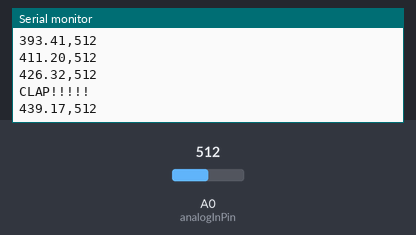
Simulated run of this sketch. Board: Arduino Uno, built with avr-gcc and run on an emulated ATmega328P. Parts: the last lines printed to the serial monitor. The test bench sets the inputs (shaded band); at power-on: A0 (analogInPin) = 512.

Above: at 1.2 s.
1.3 s: A0 (analogInPin) set to 716
At 1.32 s:
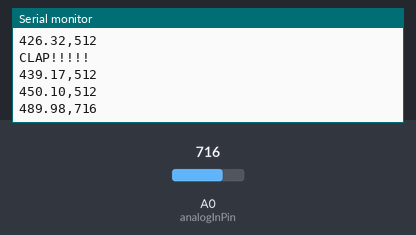
2.8 s: A0 (analogInPin) set to 900
At 2.83 s:
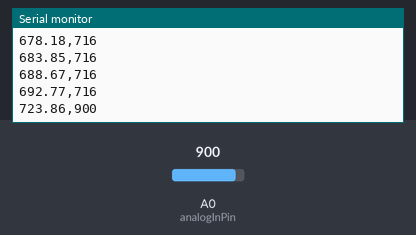
Timing chart, 0 to 5.8 s (numbered marks = the images above; inputs shaded):
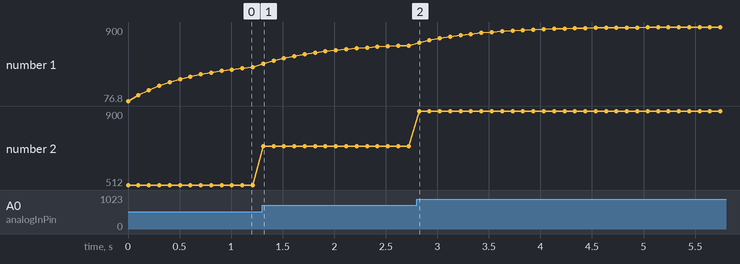

The sketch:

AnalogInOutSerialSoundSensor.ino
```cpp
// These constants won't change. They're used to give names to the pins used:
const int analogInPin = A0;  // Analog input pin that the potentiometer is attached to


const float WEIGHT = 0.15;
const float THRESHOLD =200;
const float DEBOUNCE = 1000;

int sensorValue = 0;  // value read from the pot
float average = 0;
long time = 0;

void setup() {
  // initialize serial communications at 9600 bps:
  Serial.begin(9600);
}

void loop() {
  // read the analog in value:
  sensorValue = analogRead(analogInPin);

  //moving average:
  average += WEIGHT*(sensorValue - average);


  // print the results to the Serial Monitor:

  Serial.print(average);
  Serial.print(",");
  Serial.println(sensorValue);

  if (average>THRESHOLD && millis()>time+DEBOUNCE) {
    Serial.println("CLAP!!!!!");
    time = millis();
  }

  // wait 2 milliseconds before the next loop for the analog-to-digital
  // converter to settle after the last reading:
  delay(100);
}
```

Measured:
- after the input at 1.3 s, the serial monitor: prints a new line at once (image 1)
- after the input at 2.8 s, the serial monitor: prints a new line at once (image 2)
- plotted number 1: 450.1 → 692.77 after the input at 1.3 s, 692.77 → 900 after the input at 2.8 s
- plotted number 2: 512 → 716 after the input at 1.3 s, 716 → 900 after the input at 2.8 s
